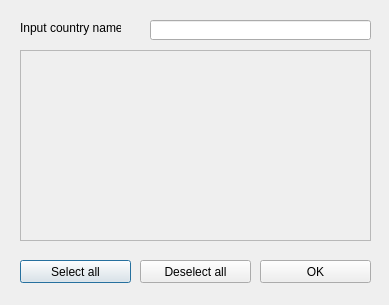
<?xml version="1.0" encoding="UTF-8"?>
<ui version="4.0">
 <class>DialogCountryFilter</class>
 <widget class="QDialog" name="DialogCountryFilter">
  <property name="geometry">
   <rect>
    <x>0</x>
    <y>0</y>
    <width>389</width>
    <height>305</height>
   </rect>
  </property>
  <property name="windowTitle">
   <string>Выбор страны</string>
  </property>
  <widget class="QLabel" name="label">
   <property name="geometry">
    <rect>
     <x>20</x>
     <y>20</y>
     <width>101</width>
     <height>16</height>
    </rect>
   </property>
   <property name="text">
    <string>Input country name</string>
   </property>
  </widget>
  <widget class="QLineEdit" name="find_country">
   <property name="geometry">
    <rect>
     <x>150</x>
     <y>20</y>
     <width>221</width>
     <height>20</height>
    </rect>
   </property>
  </widget>
  <widget class="QPushButton" name="select_all">
   <property name="geometry">
    <rect>
     <x>20</x>
     <y>260</y>
     <width>111</width>
     <height>23</height>
    </rect>
   </property>
   <property name="text">
    <string>Select all</string>
   </property>
  </widget>
  <widget class="QPushButton" name="deselect_all">
   <property name="geometry">
    <rect>
     <x>140</x>
     <y>260</y>
     <width>111</width>
     <height>23</height>
    </rect>
   </property>
   <property name="text">
    <string>Deselect all</string>
   </property>
  </widget>
  <widget class="QPushButton" name="ok_button">
   <property name="geometry">
    <rect>
     <x>260</x>
     <y>260</y>
     <width>111</width>
     <height>23</height>
    </rect>
   </property>
   <property name="text">
    <string>OK</string>
   </property>
  </widget>
  <widget class="QScrollArea" name="scrollArea">
   <property name="geometry">
    <rect>
     <x>20</x>
     <y>50</y>
     <width>351</width>
     <height>191</height>
    </rect>
   </property>
   <property name="widgetResizable">
    <bool>true</bool>
   </property>
   <widget class="QWidget" name="countries_widget">
    <property name="geometry">
     <rect>
      <x>0</x>
      <y>0</y>
      <width>349</width>
      <height>189</height>
     </rect>
    </property>
   </widget>
  </widget>
 </widget>
 <resources/>
 <connections/>
</ui>
